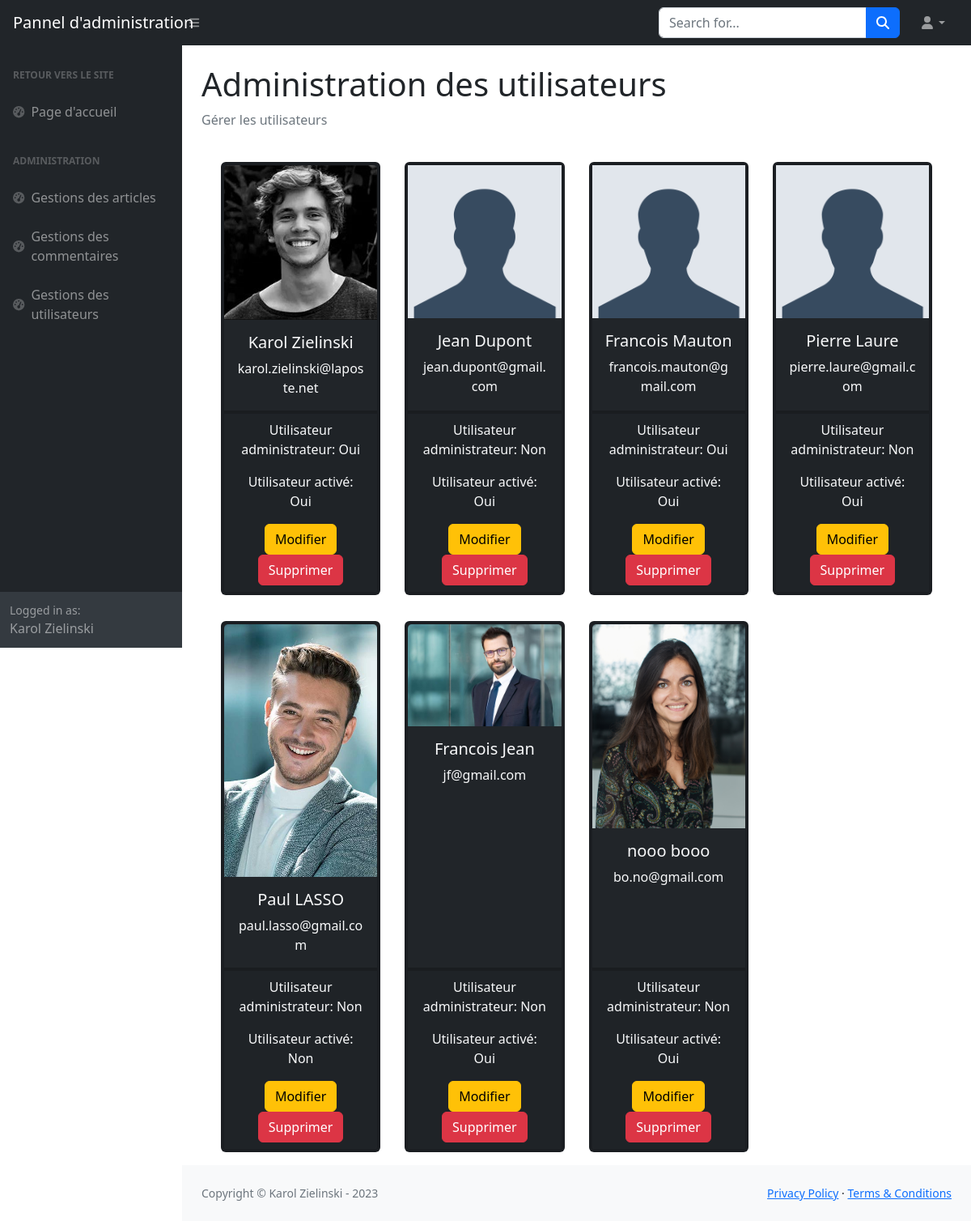
Page /admin/users (signed in) on the committed database.
### tables this page shows
CREATE TABLE `users` (
  `id` int(11) NOT NULL,
  `firstname` varchar(255) DEFAULT NULL,
  `lastname` varchar(255) DEFAULT NULL,
  `email` varchar(255) DEFAULT NULL,
  `password` varchar(255) DEFAULT NULL,
  `avatar` varchar(255) DEFAULT NULL,
  `is_admin` int(11) DEFAULT NULL,
  `is_enable` int(11) DEFAULT NULL
);

### src/controllers/MainController.php (called while the page is built, shortened)
<?php
class MainController {
    protected $db;
    public function __construct(DBConnection $db)
    {
        $this->db = $db;
    }
    protected function adminView(string $path, array $params = null)
    {
    $path = str_replace('.', DIRECTORY_SEPARATOR, $path);
    require VIEWS . $path . '.php';
    require VIEWS . 'layout-admin.php';
    }
    protected function getDB()
    {
        return $this->db;
    }
}

### src/controllers/UserController.php (called while the page is built, shortened)
<?php
class UserController extends MainController {
    public function getUsers()
    {
        $user = new User($this->getDB());
        $users = $user->getUsers();
        return $this->adminView('admin.users-admin', compact('users'));
    }
}

### routes/Route.php (called while the page is built, shortened)
<?php
class Route {
    public $path;
    public $action;
    public $matches;
    public function __construct($path, $action)
    {
        $this->path = trim($path, '/');
        $this->action = $action;
    }
    public function matches(string $url)
    {
        $path = preg_replace('#:([\w]+)#', '([^/]+)', $this->path);
        $pathToMatch = "#^$path$#";
        if (preg_match($pathToMatch, $url, $matches)) {
            $this->matches = $matches;
            return true;
        }   else {
            return false;
        }
    }
    public function execute()
    {
        $params = explode('@', $this->action);
        $controller = new $params[0](new DBConnection(DB_NAME, DB_HOST, DB_USER, DB_PWD));
        $method = $params[1];
        return isset($this->matches[1]) ? $controller->$method($this->matches[1]) :
        $controller->$method();
    }
}

### routes/Router.php (called while the page is built, shortened)
<?php
class Router {
    public $url;
    public $routes = [];
    public function __construct($url)
    {
        $this->url = $url;
    }
    public function get(string $path, string $action)
    {
        $this->routes['GET'][] = new Route($path, $action);
    }
    public function post(string $path, string $action)
    {
        $this->routes['POST'][] = new Route($path, $action);
    }
    public function run()
    {
        foreach ($this->routes[$_SERVER['REQUEST_METHOD']] as $route) {
            if ($route->matches($this->url)) {
                return $route->execute();
            }
        }
        return header('HTTP/1.0 404 Not Found');
    }
}

### public/index.php (called while the page is built, shortened)
<?php
$router = new Router($_GET['url']);
$router->get('/', 'src\controllers\MainController@homepage');
$router->get('/', 'src\controllers\UserController@loginPost');
$router->get('/posts', 'src\controllers\PostController@posts');
$router->get('/post/:id', 'src\controllers\PostController@show');
$router->post('/post/:id', 'src\controllers\CommentController@commentPost');
$router->get('/login', 'src\controllers\UserController@login');
$router->post('/login', 'src\controllers\UserController@loginPost');
$router->get('/signin', 'src\controllers\UserController@signIn');
$router->post('/signin', 'src\controllers\UserController@signInPost');
$router->get('/logout', 'src\controllers\UserController@logout');
$router->get('/admin', 'src\controllers\PostController@homepageAdmin');
$router->get('/admin/posts', 'src\controllers\PostController@getAdminPosts');
$router->post('/admin/posts/delete/:id', 'src\controllers\PostController@deletePost');
$router->get('/admin/posts/edit/:id', 'src\controllers\PostController@editPost');
$router->post('/admin/posts/edit/:id', 'src\controllers\PostController@updatePost');
$router->get('/admin/posts/edit/:id', 'src\controllers\PostController@validatePost');
$router->get('/admin/comments', 'src\controllers\PostController@showCommentsByPost');
$router->get('/admin/users', 'src\controllers\UserController@getUsers');
$router->run();

### models/User.php (called while the page is built, shortened)
<?php
class User extends DBConnection {
    public function __construct(DBConnection $db)
    {
        $this->db = $db;
    }
    public function getUsers(): array
    {
        return $this->query("SELECT * FROM users", null);
    }
}

### models/DBConnection.php (called while the page is built, shortened)
<?php
class DBConnection
{
    private $dbname;
    private $host;
    private $username;
    private $password;
    private $pdo;
    protected $db;
    public function __construct(string $dbname, string $host, string $username, string $password)
    {
        $this->dbname = $dbname;
        $this->host = $host;
        $this->username = $username;
        $this->password = $password;
    }
    public function getPDO(): PDO
    {
        return $this->pdo ?? $this->pdo = new PDO("mysql:dbname={$this->dbname};host={$this->host}", $this->username, $this->password, [
            PDO::ATTR_ERRMODE => PDO::ERRMODE_EXCEPTION,
            PDO::ATTR_DEFAULT_FETCH_MODE => PDO::FETCH_OBJ,
            PDO::MYSQL_ATTR_INIT_COMMAND => 'SET CHARACTER SET UTF8'
        ]);
    }
    public function query(string $sql, int $param = null, bool $single = null)
    {
        $method = is_null($param) ? 'query' : 'prepare';
        $fetch = is_null($single) ? 'fetchAll' : 'fetch';
        $stmt = $this->db->getPDO()->$method($sql);
        $stmt->setFetchMode(PDO::FETCH_CLASS, get_class($this), [$this->db]);
        if ($method === 'query') {
            return $stmt->$fetch();
        }   else {
            $stmt->execute([$param]);
            return $stmt->$fetch();
        }
    }
}

### views/admin/users-admin.php (the view, shortened to what this page needs)
<!DOCTYPE html>
<html lang="en">
    <head>
    </head>
    <body class="sb-nav-fixed">
        <header>
            <div class="container-fluid px-4">
                <h1 class="mt-4">Administration des utilisateurs</h1>
                <ol class="breadcrumb mb-4">
                    <li class="breadcrumb-item active">Gérer les utilisateurs</li>
                </ol>
            </div>
        </header>
        <main>
            <div class="container px-5 px-lg-6">
                <div class="card-deck">
                    <?php foreach ($params['users'] as $user): ?>
                        <div class="col-lg-3 col-md-5 col-12 my-3">
                            <div class="card h-100 bg-dark text-light box-glow-1 text-center">
                                <a href="/p5-ocr/admin/user/<?= $user->id ?>">
                                <?php if ($user->avatar !== null): ?>
                                    <img class="card-img-top" style="width: 100%; height: 100%;" src="<?= '/p5-ocr/public/assets/img/' . $user->avatar ?>" alt="Card image cap">
                                <?php else: ?>
                                    <img src="/p5-ocr/public/assets/img/avatar-default.png" style="width: 100%; height: 100%;" alt="Avatar" />
                                <?php endif; ?>
                                </a>
                                <div class="card-body">
                                    <h5 class="card-title"><?= $user->firstname . ' ' . $user->lastname ?></h5>
                                    <p class="card-text"><?= $user->email ?></p>
                                </div>
                                <div class="card-footer">
                                    <p class="card-text">Utilisateur administrateur: <?= $user->is_admin ? 'Oui' : 'Non' ?></p>
                                    <p class="card-text">Utilisateur activé: <?= $user->is_enable ? 'Oui' : 'Non' ?></p>
                                    <form action="/p5-ocr/admin/posts/edit/<?= $user->firstname ?>" method="get" class="d-inline">
                                        <button type="submit" class="btn btn-warning">Modifier</button>
                                    </form>
                                    <form action="/p5-ocr/admin/posts/delete/<?= $user->id ?>" method="post" class="d-inline">
                                        <button type="submit" class="btn btn-danger">Supprimer</button>
                                    </form>
                                </div>
                            </div>
                        </div>
                    <?php endforeach ?>
                </div>
            </div>
        </main>
        <footer class="py-4 bg-light mt-auto">
            <div class="container-fluid px-4">
                <div class="d-flex align-items-center justify-content-between small">
                    <div class="text-muted">Copyright &copy; Karol Zielinski - 2023</div>
                    <div>
                        <a href="#">Privacy Policy</a>
                        &middot;
                        <a href="#">Terms &amp; Conditions</a>
                    </div>
                </div>
            </div>
        </footer>
    </body>
</html>

### views/admin/users-admin.php (style rules this page uses)
.card-deck { display: flex; flex-wrap: wrap; margin-right: -15px; margin-left: -15px; }
.col-lg-3 { flex: 0 0 auto; width: 25%; }
.card { --bs-card-border-width: 4px; }
.col-12 { padding-right: 15px; padding-left: 15px; }

### rows in the picture
users: avatar (picture), firstname "Karol", lastname "Zielinski", email "karol.zielinski@laposte.net", is_admin "Oui", is_enable "Oui"
users: firstname "Jean", lastname "Dupont", email "jean.dupont@gmail.com", is_admin "Non", is_enable "Oui"
users: firstname "Francois", lastname "Mauton", email "francois.mauton@gmail.com", is_admin "Oui", is_enable "Oui"
users: firstname "Pierre", lastname "Laure", email "pierre.laure@gmail.com", is_admin "Non", is_enable "Oui"
users: avatar (picture), firstname "Paul", lastname "LASSO", email "paul.lasso@gmail.com", shows "Non"
users: avatar (picture), firstname "Francois", lastname "Jean", email "jf@gmail.com", is_admin "Non", is_enable "Oui"
users: avatar (picture), firstname "nooo", lastname "booo", email "bo.no@gmail.com", is_admin "Non", is_enable "Oui"

### other values in the picture
$_SESSION['auth']['firstname'] "Karol"
$_SESSION['auth']['lastname'] "Zielinski"
